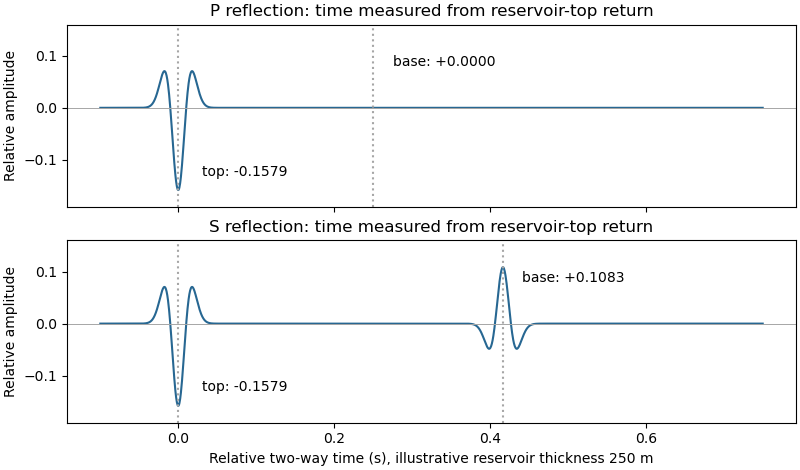

Reproduce this figure in Python.
"""Idealized layer-1 receiver wavelets with traction-positive reflection convention."""
from pathlib import Path
import numpy as np
import matplotlib
matplotlib.use("Agg")
import matplotlib.pyplot as plt

t=np.linspace(-.1,.75,1801)
def w(t):
 a=(np.pi*22*t)**2
 return (1-2*a)*np.exp(-a)
fig,ax=plt.subplots(2,1,figsize=(8,4.7),layout="constrained",sharex=True)
r=-3/19
for a,name,dt,rb in [(ax[0],"P",.25,0),(ax[1],"S",.4166666667,1/9)]:
 a.plot(t,r*w(t)+(1-r*r)*rb*w(t-dt),color="#276792")
 a.axhline(0,color=".65",lw=.7)
 a.axvline(0,color=".65",ls=":")
 a.axvline(dt,color=".65",ls=":")
 a.text(.03,-.13,f"top: {r:+.4f}")
 a.text(dt+.025,.08,f"base: {(1-r*r)*rb:+.4f}")
 a.set(ylabel="Relative amplitude",ylim=(-.19,.16),title=f"{name} reflection: time measured from reservoir-top return")
ax[1].set_xlabel("Relative two-way time (s), illustrative reservoir thickness 250 m")
fig.savefig(Path(__file__).with_suffix(".png").name,dpi=100,facecolor="white",transparent=False)
